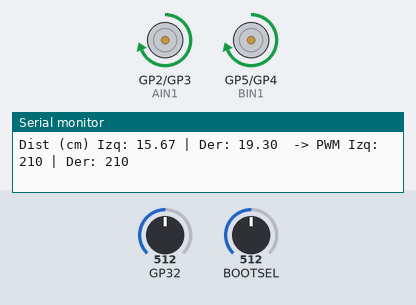
Bench run of a sketch on a simulated Raspberry Pi Pico. Shown: motor-driver pin pairs drawn as motors (green arrow = first pin HIGH = forward, orange = second pin HIGH = backward, longer = more drive), the last lines printed to the serial monitor. The inputs (shaded band) are chosen by the test bench; at power-on: BOOTSEL = 512, GP32 = 512 (analog values on the 0–1023 scale).

Above: at 1.2 s.
1.3 s: BOOTSEL set to 0
At 2.4 s:
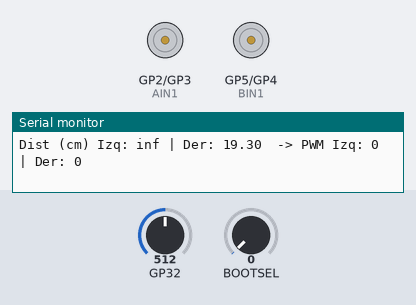
3.2 s: GP32 set to 392
4.7 s: GP32 set to 356
At 6.0 s:
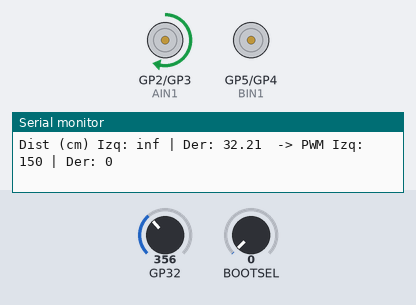
6.3 s: BOOTSEL set to 307
7.8 s: BOOTSEL set to 330
At 9.0 s:
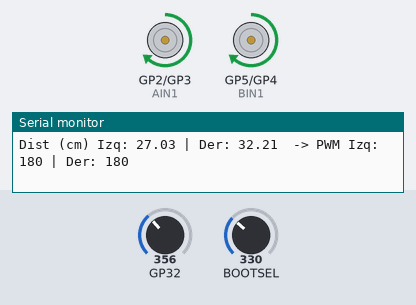
9.6 s: BOOTSEL set to 511
At 11.2 s:
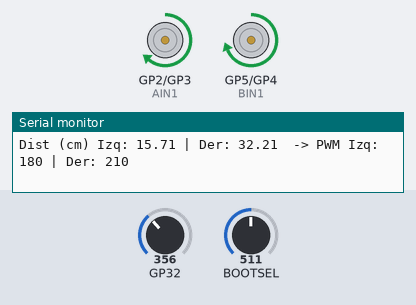
Timing chart, 0 to 12.4 s (numbered marks = the images above; inputs shaded):
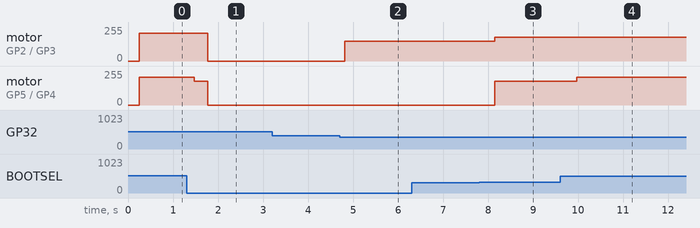

The sketch:

difuso.ino
```cpp
// === Pines del robot ===
const int AIN1       = 2;
const int AIN2       = 3;
const int BIN1       = 5;
const int BIN2       = 4;
// Asignamos correctamente los pines de sensor
const int SENSOR_IZQ = A7; // Sensor izquierdo debe ser A7
const int SENSOR_DER = A6; // Sensor derecho debe ser A6

// === Configuración de Lógica Difusa ===
const int N_INPUTS  = 2;
const int N_REGIONS = 3;
const int N_RULES   = 9;
const int SAMPLES   = 52;

const float OUT_MIN = 0;
const float OUT_MAX = 255;

// Funciones de membresía - Inputs: {Short, Med, Far}
const float IN_SHORT[4] = {0, 0, 8, 12};     // activación completa hasta 8 cm, decrece hasta 12
const float IN_MED[3]   = {10, 17, 25};      // pico en 17 cm, desde 10 a 25 cm
const float IN_FAR[4]   = {20, 28, 32, 35};  // empieza en 20 cm, completa en 28–32 cm

// Funciones de membresía - Outputs: {Slow, Med, High}
const float OUT_SLOW[3] = {150, 180, 210};
const float OUT_MED[3]  = {180, 210, 240};
const float OUT_HIGH[3] = {210, 240, 270};

// Tabla de reglas: {inIzq, inDer, outIzq, outDer}
const uint8_t RULES[N_RULES][4] = {
  {0, 0, 2, 2}, {1, 0, 2, 1}, {0, 1, 1, 2},
  {1, 1, 1, 1}, {1, 2, 0, 1}, {2, 1, 1, 0},
  {2, 2, 0, 0}, {0, 2, 0, 2}, {2, 0, 2, 0}
};

// === Variables globales ===
float distancias[2];
int pwmIzq = 0, pwmDer = 0;

// Parámetros calibración A7 (izq)
const float a1 = 201429.7845;
const float b1 = -1.2409;
// Parámetros calibración A6 (der)
const float a2 = 890559.3060;
const float b2 = -1.4085;

// === Prototipos ===
float readSharpCM(int pin);
void setMotor(int pin1, int pin2, int speed);
void fuzzify(const float xval[], float memb[][2]);
void fuzzyInference(float memb[][2], int &pwmL, int &pwmR);
float triangle(float a, float b, float c, float x);
float trapezoid(float a, float b, float c, float d, float x);

void setup() {
  analogReadResolution(12);
  pinMode(AIN1, OUTPUT);
  pinMode(AIN2, OUTPUT);
  pinMode(BIN1, OUTPUT);
  pinMode(BIN2, OUTPUT);
  Serial.begin(115200);
  while (!Serial);
  Serial.println("=== Robot Fuzzy con Sensores Calibrados ===");
}

void loop() {
  // 1) Lectura calibrada de sensores
  distancias[0] = readSharpCM(SENSOR_IZQ);
  distancias[1] = readSharpCM(SENSOR_DER);

  //Verificar si no hay enemigo a la vista
  if (distancias[0] > 28 && distancias[1] > 30) {
    pwmIzq = 150;  // Giro para buscar
    pwmDer = 0;
  } else {
    // 2) Fuzzificación
    float memb[N_REGIONS][N_INPUTS];
    fuzzify(distancias, memb);

    // 3) Inferencia y defuzzificación
    fuzzyInference(memb, pwmIzq, pwmDer);
  }

  // 4) Limitar PWM
  pwmIzq = constrain(pwmIzq, 0, 320);
  pwmDer = constrain(pwmDer, 0, 320);

  // 5) Mostrar por Serial
  Serial.print("Dist (cm) Izq: "); Serial.print(distancias[0],2);
  Serial.print(" | Der: "); Serial.print(distancias[1],2);
  Serial.print("  -> PWM Izq: "); Serial.print(pwmIzq);
  Serial.print(" | Der: "); Serial.println(pwmDer);

  // 6) Control de motores
  setMotor(AIN1, AIN2, pwmIzq);
  setMotor(BIN1, BIN2, pwmDer);

  delay(50);
}

// Implementación de lectura calibrada
float readSharpCM(int pin) {
  const int n = 60;
  long sum = 0;
  for (int i = 0; i < n; i++) {
    sum += analogRead(pin);
    delay(2);
  }
  float adc = sum / float(n);

  // Selección de coeficientes según pin
  if (pin == SENSOR_IZQ) {
    // Izquierdo A7
    return a1 * pow(adc, b1);
  } else {
    // Derecho A6
    return a2 * pow(adc, b2);
  }
}

void setMotor(int pin1, int pin2, int speed) {
  analogWrite(pin1, speed);
  digitalWrite(pin2, LOW);
}

void fuzzify(const float xval[], float memb[][2]) {
  for (int i = 0; i < N_INPUTS; i++) {
    memb[0][i] = trapezoid(IN_SHORT[0], IN_SHORT[1], IN_SHORT[2], IN_SHORT[3], xval[i]);
    memb[1][i] = triangle(IN_MED[0], IN_MED[1], IN_MED[2], xval[i]);
    memb[2][i] = trapezoid(IN_FAR[0], IN_FAR[1], IN_FAR[2], IN_FAR[3], xval[i]);
  }
}

float triangle(float a, float b, float c, float x) {
  if (x <= a || x >= c) return 0;
  if (x == b) return 1;
  return (x < b) ? (x - a) / (b - a) : (c - x) / (c - b);
}

float trapezoid(float a, float b, float c, float d, float x) {
  if (x <= a || x >= d) return 0;
  if (x >= b && x <= c) return 1;
  return (x < b) ? (x - a) / (b - a) : (d - x) / (d - c);
}

void fuzzyInference(float memb[][2], int &pwmL, int &pwmR) {
  float aggL[SAMPLES] = {0}, aggR[SAMPLES] = {0};
  for (int r = 0; r < N_RULES; r++) {
    float mu = min(memb[RULES[r][0]][0], memb[RULES[r][1]][1]);
    if (mu < 0.001) continue;
    uint8_t outL = RULES[r][2];
    uint8_t outR = RULES[r][3];
    for (int s = 0; s < SAMPLES; s++) {
      float x = OUT_MIN + s * (OUT_MAX - OUT_MIN) / (SAMPLES - 1);
      float mvals[3] = {
        triangle(OUT_SLOW[0], OUT_SLOW[1], OUT_SLOW[2], x),
        triangle(OUT_MED[0],  OUT_MED[1],  OUT_MED[2],  x),
        triangle(OUT_HIGH[0], OUT_HIGH[1], OUT_HIGH[2], x)
      };
      aggL[s] = max(aggL[s], min(mu, mvals[outL]));
      aggR[s] = max(aggR[s], min(mu, mvals[outR]));
    }
  }
  float numL = 0, denL = 0, numR = 0, denR = 0;
  for (int s = 0; s < SAMPLES; s++) {
    float x = OUT_MIN + s * (OUT_MAX - OUT_MIN) / (SAMPLES - 1);
    numL += x * aggL[s]; denL += aggL[s];
    numR += x * aggR[s]; denR += aggR[s];
  }
  pwmL = denL ? int(numL / denL) : 0;
  pwmR = denR ? int(numR / denR) : 0;
}
```

Measured:
- the behaviour switches between 375 and 374 on GP32 (found by bisection; images 1 and 2)
- the behaviour switches between 320 and 321 on BOOTSEL (found by bisection; images 2 and 3)
- after the input at 1.3 s, motor on GP2 (AIN1) / GP3 (AIN2): forward 210/255 → stopped after 0.47 s; motor on GP5 (BIN1) / GP4 (BIN2): forward 210/255 → forward 180/255 after 0.17 s, → stopped 0.30 s later
- after the input at 4.7 s, motor on GP2 (AIN1) / GP3 (AIN2): stopped → forward 150/255 after 0.11 s
- after the input at 7.8 s, motor on GP2 (AIN1) / GP3 (AIN2): forward 150/255 → forward 180/255 after 0.35 s; motor on GP5 (BIN1) / GP4 (BIN2): stopped → forward 180/255 after 0.35 s
- after the input at 9.6 s, motor on GP5 (BIN1) / GP4 (BIN2): forward 180/255 → forward 210/255 after 0.38 s
